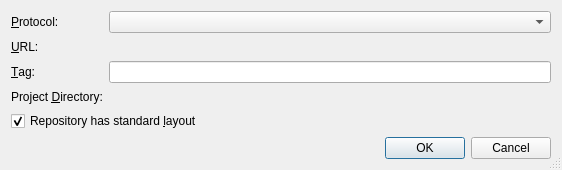
<?xml version="1.0" encoding="UTF-8"?>
<ui version="4.0">
 <class>SvnNewProjectOptionsDialog</class>
 <widget class="QDialog" name="SvnNewProjectOptionsDialog">
  <property name="geometry">
   <rect>
    <x>0</x>
    <y>0</y>
    <width>562</width>
    <height>170</height>
   </rect>
  </property>
  <property name="windowTitle">
   <string>New Project from Repository</string>
  </property>
  <property name="whatsThis">
   <string>&lt;b&gt;New Project from Repository Dialog&lt;/b&gt;
&lt;p&gt;Enter the various repository infos into the entry fields. These values are used, when the new project is retrieved from the repository. If the checkbox is selected, the URL must end in the project name. A repository layout with project/tags, project/branches and project/trunk will be assumed. In this case, you may enter a tag or branch, which must look like tags/tagname or branches/branchname. If the checkbox is not selected, the URL must contain the complete path in the repository.&lt;/p&gt;
&lt;p&gt;For remote repositories the URL must contain the hostname.&lt;/p&gt;</string>
  </property>
  <property name="sizeGripEnabled">
   <bool>true</bool>
  </property>
  <layout class="QGridLayout" name="gridLayout">
   <item row="0" column="0">
    <widget class="QLabel" name="textLabel1">
     <property name="text">
      <string>&amp;Protocol:</string>
     </property>
     <property name="buddy">
      <cstring>protocolCombo</cstring>
     </property>
    </widget>
   </item>
   <item row="0" column="1">
    <widget class="QComboBox" name="protocolCombo">
     <property name="toolTip">
      <string>Select the protocol to access the repository</string>
     </property>
    </widget>
   </item>
   <item row="1" column="0">
    <widget class="QLabel" name="vcsUrlLabel">
     <property name="text">
      <string>&amp;URL:</string>
     </property>
     <property name="buddy">
      <cstring>vcsUrlPicker</cstring>
     </property>
    </widget>
   </item>
   <item row="1" column="1">
    <widget class="EricPathPicker" name="vcsUrlPicker" native="true">
     <property name="sizePolicy">
      <sizepolicy hsizetype="Expanding" vsizetype="Preferred">
       <horstretch>0</horstretch>
       <verstretch>0</verstretch>
      </sizepolicy>
     </property>
     <property name="focusPolicy">
      <enum>Qt::StrongFocus</enum>
     </property>
     <property name="toolTip">
      <string>Enter the url path of the module in the repository (without protocol part)</string>
     </property>
     <property name="whatsThis">
      <string>&lt;b&gt;URL&lt;/b&gt;&lt;p&gt;Enter the URL to the module. For a repository with standard layout, this must not contain the trunk, tags or branches part.&lt;/p&gt;</string>
     </property>
    </widget>
   </item>
   <item row="2" column="0">
    <widget class="QLabel" name="vcsTagLabel">
     <property name="text">
      <string>&amp;Tag:</string>
     </property>
     <property name="buddy">
      <cstring>vcsTagEdit</cstring>
     </property>
    </widget>
   </item>
   <item row="2" column="1">
    <widget class="QLineEdit" name="vcsTagEdit">
     <property name="toolTip">
      <string>Enter the tag the new project should be generated from</string>
     </property>
     <property name="whatsThis">
      <string>&lt;b&gt;Tag in VCS&lt;/b&gt;
&lt;p&gt;Enter the tag name the new project shall be generated from. Leave empty to retrieve the latest data from the repository.&lt;/p&gt;</string>
     </property>
    </widget>
   </item>
   <item row="3" column="0">
    <widget class="QLabel" name="TextLabel4">
     <property name="text">
      <string>Project &amp;Directory:</string>
     </property>
     <property name="buddy">
      <cstring>vcsProjectDirPicker</cstring>
     </property>
    </widget>
   </item>
   <item row="3" column="1">
    <widget class="EricPathPicker" name="vcsProjectDirPicker" native="true">
     <property name="sizePolicy">
      <sizepolicy hsizetype="Expanding" vsizetype="Preferred">
       <horstretch>0</horstretch>
       <verstretch>0</verstretch>
      </sizepolicy>
     </property>
     <property name="focusPolicy">
      <enum>Qt::StrongFocus</enum>
     </property>
     <property name="toolTip">
      <string>Enter the directory of the new project.</string>
     </property>
     <property name="whatsThis">
      <string>&lt;b&gt;Project Directory&lt;/b&gt;
&lt;p&gt;Enter the directory of the new project. It will be retrieved from 
the repository and be placed in this directory.&lt;/p&gt;</string>
     </property>
    </widget>
   </item>
   <item row="4" column="0" colspan="2">
    <widget class="QCheckBox" name="layoutCheckBox">
     <property name="toolTip">
      <string>Select to indicate, that the repository has a standard layout (projectdir/trunk, projectdir/tags, projectdir/branches)</string>
     </property>
     <property name="text">
      <string>Repository has standard &amp;layout</string>
     </property>
     <property name="shortcut">
      <string>Alt+L</string>
     </property>
     <property name="checked">
      <bool>true</bool>
     </property>
    </widget>
   </item>
   <item row="5" column="0" colspan="2">
    <widget class="QDialogButtonBox" name="buttonBox">
     <property name="orientation">
      <enum>Qt::Horizontal</enum>
     </property>
     <property name="standardButtons">
      <set>QDialogButtonBox::Cancel|QDialogButtonBox::Ok</set>
     </property>
    </widget>
   </item>
  </layout>
 </widget>
 <pixmapfunction>qPixmapFromMimeSource</pixmapfunction>
 <customwidgets>
  <customwidget>
   <class>EricPathPicker</class>
   <extends>QWidget</extends>
   <header>EricWidgets/EricPathPicker.h</header>
   <container>1</container>
  </customwidget>
 </customwidgets>
 <tabstops>
  <tabstop>protocolCombo</tabstop>
  <tabstop>vcsUrlPicker</tabstop>
  <tabstop>vcsTagEdit</tabstop>
  <tabstop>vcsProjectDirPicker</tabstop>
  <tabstop>layoutCheckBox</tabstop>
 </tabstops>
 <resources/>
 <connections>
  <connection>
   <sender>buttonBox</sender>
   <signal>accepted()</signal>
   <receiver>SvnNewProjectOptionsDialog</receiver>
   <slot>accept()</slot>
   <hints>
    <hint type="sourcelabel">
     <x>37</x>
     <y>176</y>
    </hint>
    <hint type="destinationlabel">
     <x>38</x>
     <y>198</y>
    </hint>
   </hints>
  </connection>
  <connection>
   <sender>buttonBox</sender>
   <signal>rejected()</signal>
   <receiver>SvnNewProjectOptionsDialog</receiver>
   <slot>reject()</slot>
   <hints>
    <hint type="sourcelabel">
     <x>147</x>
     <y>177</y>
    </hint>
    <hint type="destinationlabel">
     <x>153</x>
     <y>197</y>
    </hint>
   </hints>
  </connection>
 </connections>
</ui>
